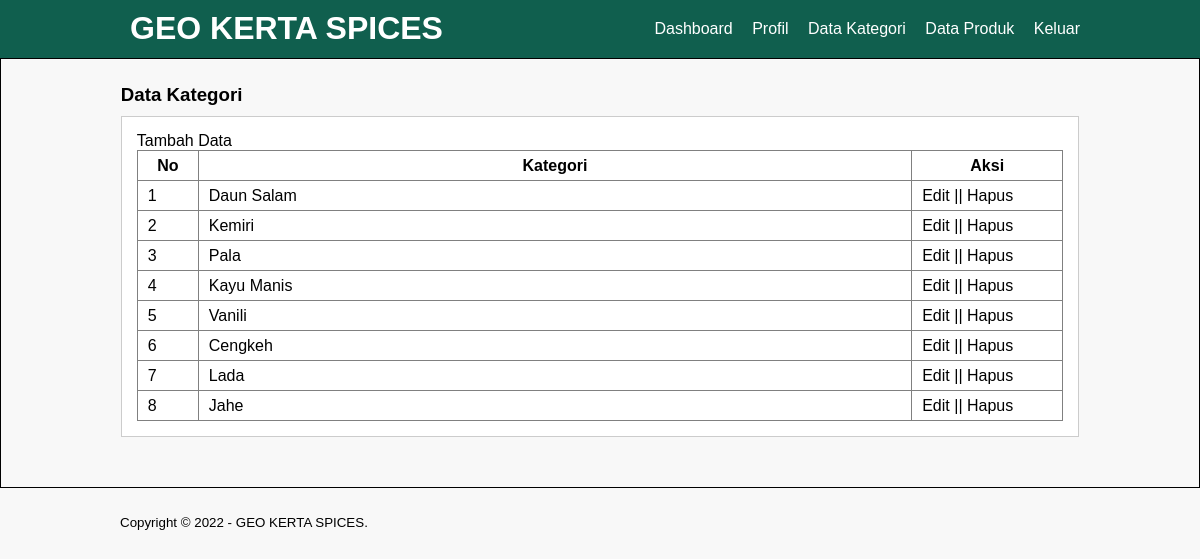
The app's page /data-kategori.php (signed in) with its own data.
### tables this page shows
CREATE TABLE `tb_category` (
  `category_id` int(11) NOT NULL,
  `category_name` varchar(25) NOT NULL
);

### data-kategori.php (the view, shortened to what this page needs)
<?php
include 'db.php';
?>
<!DOCTYPE html>
<html>
<head>
  <link rel="stylesheet" type="text/css" href="css/style.css">
</head>
<body>
  <header>
    <div class="container">
      <h1><a href="dashboard.php">GEO KERTA SPICES</a></h1>
      <ul>
        <li><a href="dashboard.php">Dashboard</a></li>
        <li><a href="profil.php">Profil</a></li>
        <li><a href="data-kategori.php">Data Kategori</a></li>
        <li><a href="data-produk.php">Data Produk</a></li>
        <li><a href="keluar.php">Keluar</a></li>
      </ul>
    </div>
  </header>
  <div class="section">
    <div class="container">
      <h3>Data Kategori</h3>
      <div class="box">
        <p><a href="tambah-kategori.php">Tambah Data</a></p>
        <table border="1" cellspacing="0" class="table">
          <thead>
            <tr>
              <th width="60px">No</th>
              <th>Kategori</th>
              <th width="150px">Aksi</th>
            </tr>
          </thead>
          <tbody>
            <?php
            $no = 1;
            $kategori = mysqli_query($conn, "SELECT * FROM tb_category ORDER BY category_id DESC");
            if (mysqli_num_rows($kategori) > 0) {
              while ($row = mysqli_fetch_array($kategori)) {
            ?>
                <tr>
                  <td><?php echo $no++ ?></td>
                  <td><?php echo $row['category_name'] ?></td>
                  <td>
                    <a href="edit-kategori.php?id=<?php echo $row['category_id'] ?>">Edit</a> || <a href="proses-hapus.php?idk=<?php echo $row['category_id'] ?>" onclick="return confirm('Yakin ingin hapus?')">Hapus</a>
                  </td>
                </tr>
              <?php }
            } else { ?>
              <tr>
                <td colspan="3">Tidak ada data</td>
              </tr>
            <?php } ?>
          </tbody>
        </table>
      </div>
    </div>
  </div>
  <footer>
    <div class="container">
      <small>Copyright &copy; 2022 - GEO KERTA SPICES.</small>
    </div>
  </footer>
</body>
</html>

### css/style.css (style rules this page uses)
* { padding: 0; margin: 0; font-family: 'Quicksand', sans-serif; }
body { background-color: #f8f8f8; }
a { color: inherit; text-decoration: none; }
header { background-color: #105f4e; color: #fff; }
header h1 { float: left; padding: 10px; }
header ul { float: right; }
header ul li { display: inline-block; }
header ul li a { padding: 20px 0 20px 15px; display: inline-block; }
footer { padding: 25px 0; }
.container { width: 80%; margin: 0 auto; }
.container:after { content: ''; display: block; clear: both; }
.section { padding: 25px 0; border: 1px solid; }
.box { background-color: #fff; border: 1px solid #ccc; padding: 15px; box-sizing: border-box; margin: 10px 0 25px 0; }
.box:after { content: ''; display: block; clear: both; }
.table { width: 100%; border-collapse: collapse; }
.table tr { height: 30px; }
.table tr td { padding: 5px 10px; }

### records on screen
tb_category: category_name "Daun Salam"
tb_category: category_name "Kemiri"
tb_category: category_name "Pala"
tb_category: category_name "Kayu Manis"
tb_category: category_name "Vanili"
tb_category: category_name "Cengkeh"
tb_category: category_name "Lada"
tb_category: category_name "Jahe"
